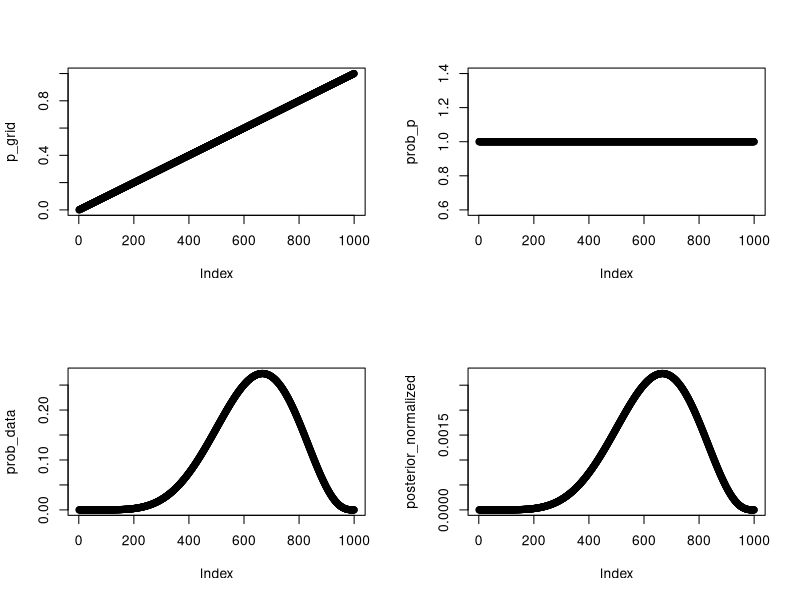
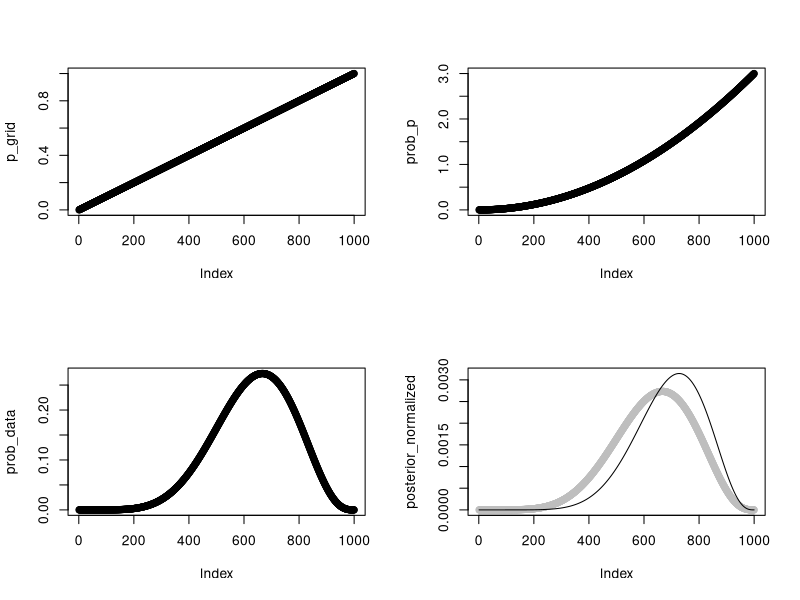

Source code (R) for these figures, in order:
## ---- chunk 1
# x: vectior of quarantines
# size: number of observations
# p vector of probabilities
# p(x) = choose(n, x) p^x (1-p)^(n-x)
# for x = 0, …, n. Note that binomial coefficients can be computed by choose in R.
dbinom(6, 9, 0.7)
## ---- chunk 2
p_grid <- seq(from = 0, to = 1, length.out = 1000)
prob_p <- rep(1, 1000)
prob_data <- dbinom(6, 9, prob = p_grid)
posterior <- prob_data * prob_p
posterior_normalized <- posterior / sum(posterior)
## ---- chunk 3
par(mfrow=c(2,2))
plot(p_grid)
plot(prob_p)
plot(prob_data)
## Probability distribution
plot(posterior_normalized)
## ---- chunk 4
p_grid <- seq(from = 0, to = 1, length.out = 1000)
prob_p <- dbeta(p_grid, 3, 1)
prob_data <- dbinom(6, 9, prob = p_grid)
posterior <- prob_data * prob_p
posterior_normalized_beta <- posterior / sum(posterior)
par(mfrow=c(2,2))
plot(p_grid)
plot(prob_p)
plot(prob_data)
## Probability distribution
plot(posterior_normalized, col="gray", 
     ylim=c(0,max(posterior_normalized, posterior_normalized_beta)))
lines(posterior_normalized_beta)
